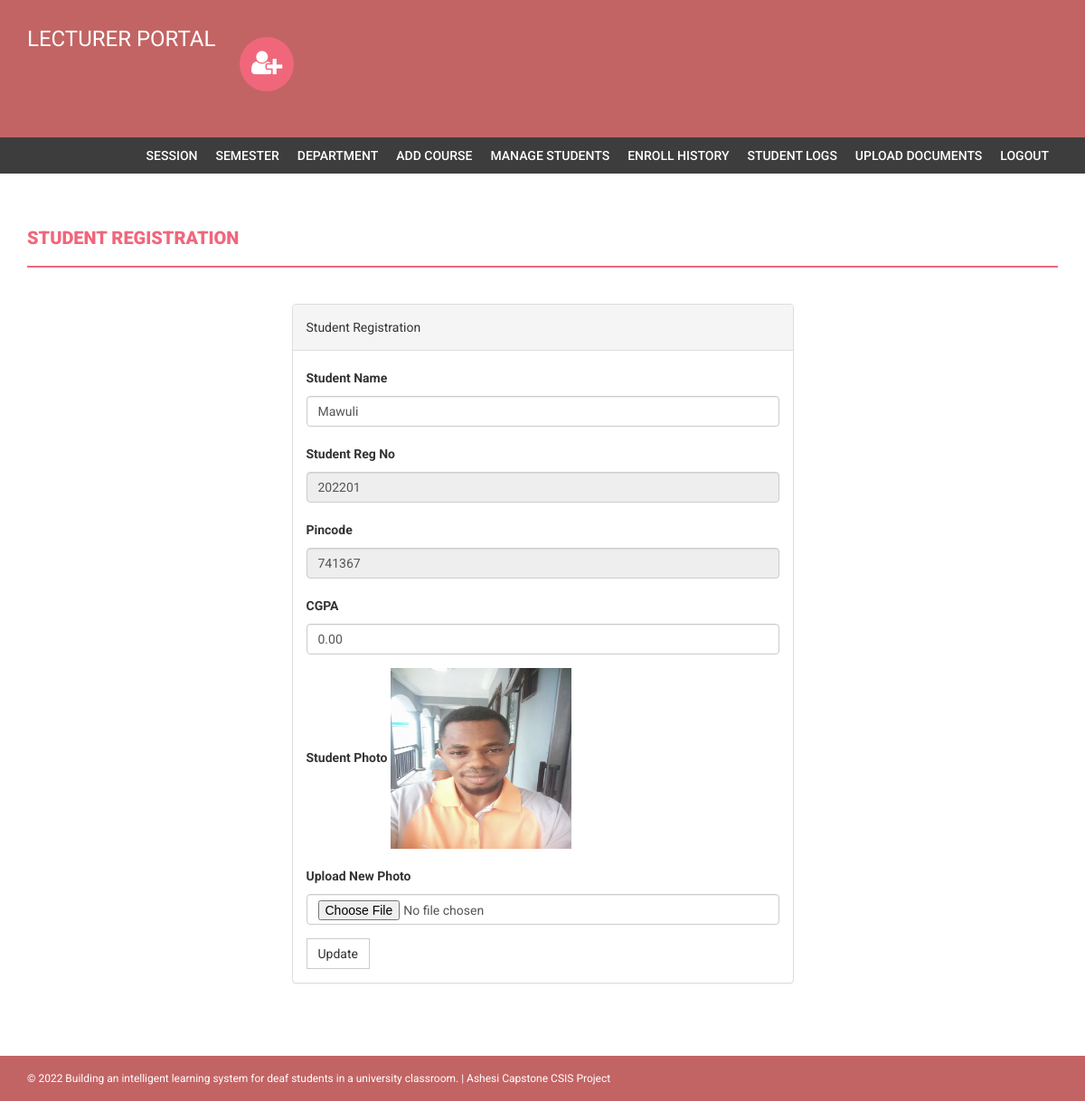
/admin/edit-student-profile.php?id=202201 (signed in), run on the app's committed database.
### tables this page shows
CREATE TABLE `students` (
  `StudentRegno` varchar(255) NOT NULL,
  `studentPhoto` varchar(255) DEFAULT NULL,
  `password` varchar(255) DEFAULT NULL,
  `studentName` varchar(255) DEFAULT NULL,
  `pincode` varchar(255) DEFAULT NULL,
  `session` varchar(255) DEFAULT NULL,
  `department` varchar(255) DEFAULT NULL,
  `semester` varchar(255) DEFAULT NULL,
  `cgpa` decimal(10,2) DEFAULT NULL,
  `creationdate` timestamp NULL DEFAULT current_timestamp(),
  `updationDate` varchar(255) DEFAULT NULL
);

### admin/edit-student-profile.php (the view, shortened to what this page needs)
<?php
if(strlen($_SESSION['login'])==0)
    {
header('location:index.php');
}
else{
?>
<!DOCTYPE html>
<html xmlns="http://www.w3.org/1999/xhtml">
<head>
    <link href="assets/css/bootstrap.css" rel="stylesheet" />
    <link href="assets/css/font-awesome.css" rel="stylesheet" />
    <link href="assets/css/style.css" rel="stylesheet" />
</head>
<body>
<?php include('includes/header.php');?>
<?php if($_SESSION['login']!="")
{
 include('includes/menubar.php');
}
 ?>
    <div class="content-wrapper">
        <div class="container">
              <div class="row">
                    <div class="col-md-12">
                        <h1 class="page-head-line">Student Registration  </h1>
                    </div>
                </div>
                <div class="row" >
                  <div class="col-md-3"></div>
                    <div class="col-md-6">
                        <div class="panel panel-default">
                        <div class="panel-heading">
                          Student Registration
                        </div>
<?php
$regid=intval($_GET['id']);
$sql=mysqli_query($con,"select * from students where StudentRegno='$regid'");
while($row=mysqli_fetch_array($sql))
{ ?>
                        <div class="panel-body">
                       <form name="dept" method="post" enctype="multipart/form-data">
   <div class="form-group">
    <label for="studentname">Student Name  </label>
    <input type="text" class="form-control" id="studentname" name="studentname" value="<?php echo htmlentities($row['studentName']);?>"  />
  </div>
 <div class="form-group">
    <label for="studentregno">Student Reg No   </label>
    <input type="text" class="form-control" id="studentregno" name="studentregno" value="<?php echo htmlentities($row['StudentRegno']);?>"  placeholder="Student Reg no" readonly />
  </div>
<div class="form-group">
    <label for="Pincode">Pincode  </label>
    <input type="text" class="form-control" id="Pincode" name="Pincode" readonly value="<?php echo htmlentities($row['pincode']);?>" required />
  </div>
<div class="form-group">
    <label for="CGPA">CGPA  </label>
    <input type="text" class="form-control" id="cgpa" name="cgpa"  value="<?php echo htmlentities($row['cgpa']);?>" required />
  </div>
<div class="form-group">
    <label for="studentphoto">Student Photo  </label>
   <?php if($row['studentPhoto']==""){ ?>
   <img src="../studentphoto/noimage.png" width="200" height="200"><?php } else {?>
   <img src="../studentphoto/<?php echo htmlentities($row['studentPhoto']);?>" width="200" height="200">
   <?php } ?>
  </div>
<div class="form-group">
    <label for="studentphoto">Upload New Photo  </label>
    <input type="file" class="form-control" id="photo" name="photo"  value="<?php echo htmlentities($row['studentPhoto']);?>" />
  </div>
  <?php } ?>
 <button type="submit" name="submit" id="submit" class="btn btn-default">Update</button>
</form>
                            </div>
                            </div>
                    </div>
                </div>
            </div>
        </div>
  <?php include('includes/footer.php');?>
</body>
</html>
<?php } ?>

### admin/assets/css/style.css (style rules this page uses)
body { font-family: 'Roboto', sans-serif; line-height: 30px; }
.content-wrapper { margin-top: 40px; min-height: 600px; padding-bottom: 60px; }
.page-head-line { font-weight: 900; padding-bottom: 20px; border-bottom: 2px solid #F0677C; text-transform: uppercase; color: #F0677C; font-size: 20px; margin-bottom: 40px; }
.btn { border-radius: 0px; -webkit-border-radius: 0px; -moz-border-radius: 0px; }

### data on the page
students: studentname "Mawuli", studentregno "202201", Pincode "741367", cgpa "0.00", studentPhoto (picture)
